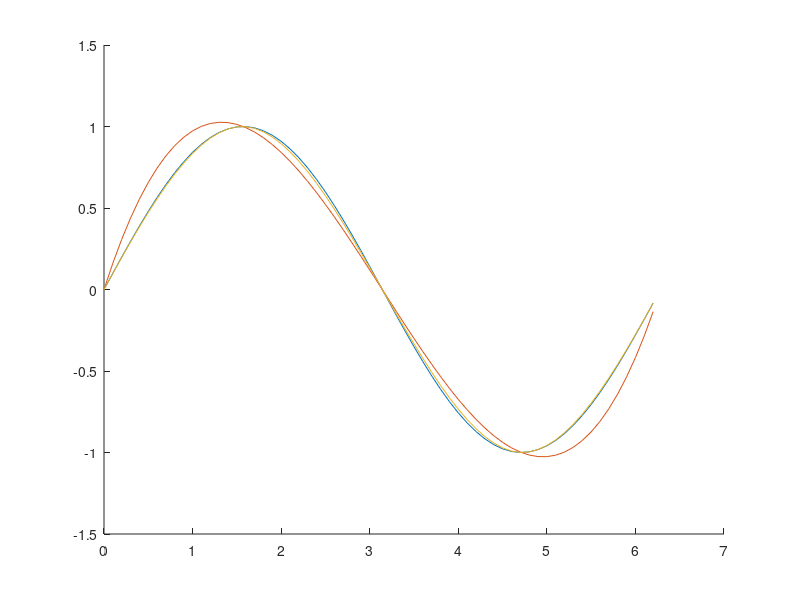

Write MATLAB code to recreate this figure.
function r=pb1
  x=[0,pi/2,pi,(3*pi)/2,2*pi];
  f=sin(x);
  v=pi/4;
  vf=sin(v)
  natural=spline(x,f,v)
  clamped=spline(x,[1 f 1],v)
  
  xx=[0:0.1:2*pi];
  fx=sin(xx);
  hold on;
  plot(xx,fx);
  naturalx=spline(x,f,xx);
  plot(xx,naturalx);
  clampedx=spline(x,[1 f 1],xx);
  plot(xx,clampedx);
  hold off;
endfunction